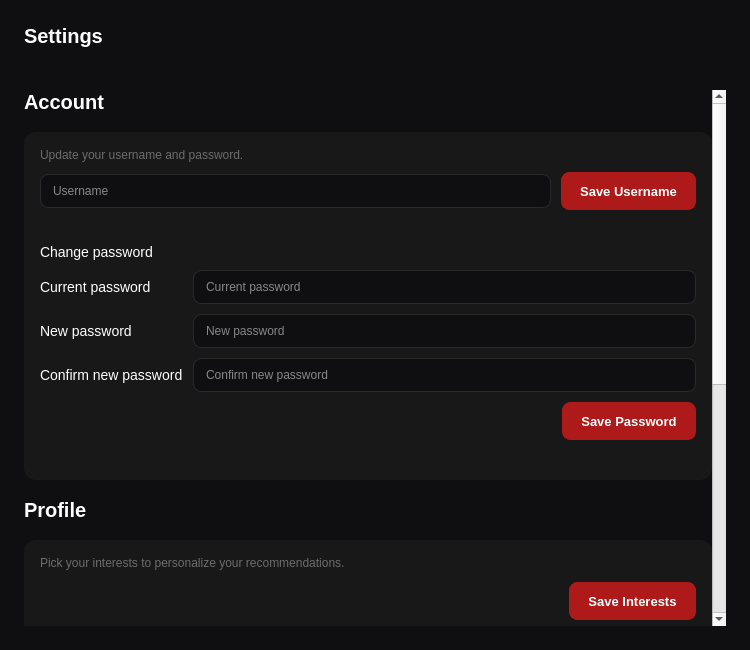
<?xml version="1.0" encoding="UTF-8"?>
<ui version="4.0">
 <class>Settings</class>
 <widget class="QWidget" name="Settings">
  <property name="geometry">
   <rect>
    <x>0</x>
    <y>0</y>
    <width>750</width>
    <height>650</height>
   </rect>
  </property>
  <property name="minimumSize">
   <size>
    <width>750</width>
    <height>650</height>
   </size>
  </property>
  <property name="windowTitle">
   <string>Settings</string>
  </property>
  <property name="styleSheet">
   <string notr="true">#Settings {
    background-color: #0F0F11;
}
QLabel {
    color: #FFFFFF;
    font-size: 14px;
}
QScrollArea {
    background-color: transparent;
}
QWidget#settingsScrollContent,
QWidget#termsScrollContent,
QWidget#privacyScrollContent {
    background-color: transparent;
}
QLabel#settingsTitleLabel,
QLabel#accountSectionLabel,
QLabel#profileSectionLabel,
QLabel#legalSectionLabel,
QLabel#dangerSectionLabel,
QLabel#termsTitleLabel,
QLabel#privacyTitleLabel {
    color: #FFFFFF;
    font-size: 20px;
    font-weight: 700;
}
QLabel#termsContentLabel,
QLabel#privacyContentLabel {
    color: #E6E6E6;
    font-size: 14px;
    line-height: 1.35;
}
QLabel#settingsNoticeLabel,
QLabel#usernameStatusLabel,
QLabel#passwordStatusLabel,
QLabel#interestsStatusLabel,
QLabel#deleteStatusLabel,
QLabel#accountHintLabel,
QLabel#profileHintLabel,
QLabel#dangerHintLabel {
    color: #6C6C6E;
    font-size: 12px;
}
QWidget#accountCard,
QWidget#profileCard,
QWidget#legalCard {
    background-color: #181818;
    border-radius: 12px;
}
QWidget#dangerCard {
    background-color: #2A1212;
    border-radius: 12px;
}
QLineEdit {
    background-color: #0F0F11;
    color: #FFFFFF;
    border: 1px solid #2A2A2A;
    border-radius: 8px;
    padding: 8px 10px;
}
QCheckBox {
    color: #FFFFFF;
    spacing: 8px;
    font-size: 13px;
    font-weight: 500;
    padding: 4px 6px;
    border: 1px solid transparent;
    border-radius: 8px;
}
QCheckBox:checked {
    border-color: #AE1A19;
}
QPushButton#saveUsernameButton,
QPushButton#savePasswordButton,
QPushButton#saveInterestsButton,
QPushButton#deleteAccountButton {
    min-height: 36px;
    padding: 0 18px;
    border-radius: 8px;
    font-size: 13px;
    font-weight: 700;
    color: #FFFFFF;
    background-color: #AE1A19;
    border: 1px solid #AE1A19;
}
QPushButton#saveUsernameButton:hover,
QPushButton#savePasswordButton:hover,
QPushButton#saveInterestsButton:hover,
QPushButton#deleteAccountButton:hover {
    background-color: #951615;
    border-color: #951615;
}
QPushButton#termsViewButton,
QPushButton#privacyViewButton,
QPushButton#termsBackButton,
QPushButton#privacyBackButton {
    min-height: 34px;
    padding: 0 16px;
    border-radius: 8px;
    font-size: 13px;
    font-weight: 600;
    color: #FFFFFF;
    background-color: #0F0F11;
    border: 1px solid #2A2A2A;
}
QPushButton#termsViewButton:hover,
QPushButton#privacyViewButton:hover,
QPushButton#termsBackButton:hover,
QPushButton#privacyBackButton:hover {
    border-color: #6C6C6E;
}
</string>
  </property>
  <layout class="QVBoxLayout" name="rootLayout">
   <property name="leftMargin">
    <number>0</number>
   </property>
   <property name="topMargin">
    <number>0</number>
   </property>
   <property name="rightMargin">
    <number>0</number>
   </property>
   <property name="bottomMargin">
    <number>0</number>
   </property>
   <item>
    <widget class="QStackedWidget" name="settingsStackedWidget">
     <property name="currentIndex">
      <number>0</number>
     </property>
     <widget class="QWidget" name="mainSettingsPage">
      <layout class="QVBoxLayout" name="mainPageLayout">
       <property name="leftMargin">
        <number>24</number>
       </property>
       <property name="topMargin">
        <number>24</number>
       </property>
       <property name="rightMargin">
        <number>24</number>
       </property>
       <property name="bottomMargin">
        <number>24</number>
       </property>
       <property name="spacing">
        <number>14</number>
       </property>
       <item>
        <widget class="QLabel" name="settingsTitleLabel">
         <property name="text">
          <string>Settings</string>
         </property>
        </widget>
       </item>
       <item>
        <widget class="QLabel" name="settingsNoticeLabel">
         <property name="text">
          <string/>
         </property>
        </widget>
       </item>
       <item>
        <widget class="QScrollArea" name="settingsScrollArea">
         <property name="frameShape">
          <enum>QFrame::NoFrame</enum>
         </property>
         <property name="widgetResizable">
          <bool>true</bool>
         </property>
         <widget class="QWidget" name="settingsScrollContent">
          <layout class="QVBoxLayout" name="settingsContentLayout">
           <property name="leftMargin">
            <number>0</number>
           </property>
           <property name="topMargin">
            <number>0</number>
           </property>
           <property name="rightMargin">
            <number>0</number>
           </property>
           <property name="bottomMargin">
            <number>0</number>
           </property>
           <property name="spacing">
            <number>18</number>
           </property>
           <item>
            <widget class="QLabel" name="accountSectionLabel">
             <property name="text">
              <string>Account</string>
             </property>
            </widget>
           </item>
           <item>
            <widget class="QWidget" name="accountCard" native="true">
             <layout class="QVBoxLayout" name="accountCardLayout">
              <property name="leftMargin">
               <number>16</number>
              </property>
              <property name="topMargin">
               <number>16</number>
              </property>
              <property name="rightMargin">
               <number>16</number>
              </property>
              <property name="bottomMargin">
               <number>16</number>
              </property>
              <property name="spacing">
               <number>10</number>
              </property>
              <item>
               <widget class="QLabel" name="accountHintLabel">
                <property name="text">
                 <string>Update your username and password.</string>
                </property>
               </widget>
              </item>
              <item>
               <layout class="QHBoxLayout" name="usernameLayout">
                <item>
                 <widget class="QLineEdit" name="usernameLineEdit">
                  <property name="placeholderText">
                   <string>Username</string>
                  </property>
                 </widget>
                </item>
                <item>
                 <widget class="QPushButton" name="saveUsernameButton">
                  <property name="text">
                   <string>Save Username</string>
                  </property>
                 </widget>
                </item>
               </layout>
              </item>
              <item>
               <widget class="QLabel" name="usernameStatusLabel">
                <property name="text">
                 <string/>
                </property>
               </widget>
              </item>
              <item>
               <widget class="QLabel" name="passwordTitleLabel">
                <property name="text">
                 <string>Change password</string>
                </property>
               </widget>
              </item>
              <item>
               <layout class="QGridLayout" name="passwordGridLayout">
                <item row="0" column="0">
                 <widget class="QLabel" name="currentPasswordLabel">
                  <property name="text">
                   <string>Current password</string>
                  </property>
                 </widget>
                </item>
                <item row="0" column="1">
                 <widget class="QLineEdit" name="currentPasswordLineEdit">
                  <property name="echoMode">
                   <enum>QLineEdit::Password</enum>
                  </property>
                  <property name="placeholderText">
                   <string>Current password</string>
                  </property>
                 </widget>
                </item>
                <item row="1" column="0">
                 <widget class="QLabel" name="newPasswordLabel">
                  <property name="text">
                   <string>New password</string>
                  </property>
                 </widget>
                </item>
                <item row="1" column="1">
                 <widget class="QLineEdit" name="newPasswordLineEdit">
                  <property name="echoMode">
                   <enum>QLineEdit::Password</enum>
                  </property>
                  <property name="placeholderText">
                   <string>New password</string>
                  </property>
                 </widget>
                </item>
                <item row="2" column="0">
                 <widget class="QLabel" name="confirmPasswordLabel">
                  <property name="text">
                   <string>Confirm new password</string>
                  </property>
                 </widget>
                </item>
                <item row="2" column="1">
                 <widget class="QLineEdit" name="confirmPasswordLineEdit">
                  <property name="echoMode">
                   <enum>QLineEdit::Password</enum>
                  </property>
                  <property name="placeholderText">
                   <string>Confirm new password</string>
                  </property>
                 </widget>
                </item>
               </layout>
              </item>
              <item>
               <layout class="QHBoxLayout" name="passwordActionsLayout">
                <item>
                 <spacer name="passwordSpacer">
                  <property name="orientation">
                   <enum>Qt::Horizontal</enum>
                  </property>
                  <property name="sizeHint" stdset="0">
                   <size>
                    <width>40</width>
                    <height>20</height>
                   </size>
                  </property>
                 </spacer>
                </item>
                <item>
                 <widget class="QPushButton" name="savePasswordButton">
                  <property name="text">
                   <string>Save Password</string>
                  </property>
                 </widget>
                </item>
               </layout>
              </item>
              <item>
               <widget class="QLabel" name="passwordStatusLabel">
                <property name="text">
                 <string/>
                </property>
               </widget>
              </item>
             </layout>
            </widget>
           </item>
           <item>
            <widget class="QLabel" name="profileSectionLabel">
             <property name="text">
              <string>Profile</string>
             </property>
            </widget>
           </item>
           <item>
            <widget class="QWidget" name="profileCard" native="true">
             <layout class="QVBoxLayout" name="profileCardLayout">
              <property name="leftMargin">
               <number>16</number>
              </property>
              <property name="topMargin">
               <number>16</number>
              </property>
              <property name="rightMargin">
               <number>16</number>
              </property>
              <property name="bottomMargin">
               <number>16</number>
              </property>
              <property name="spacing">
               <number>12</number>
              </property>
              <item>
               <widget class="QLabel" name="profileHintLabel">
                <property name="text">
                 <string>Pick your interests to personalize your recommendations.</string>
                </property>
               </widget>
              </item>
              <item>
               <layout class="QGridLayout" name="genresGridLayout">
                <property name="horizontalSpacing">
                 <number>12</number>
                </property>
                <property name="verticalSpacing">
                 <number>10</number>
                </property>
               </layout>
              </item>
              <item>
               <layout class="QHBoxLayout" name="interestsActionsLayout">
                <item>
                 <spacer name="interestsSpacer">
                  <property name="orientation">
                   <enum>Qt::Horizontal</enum>
                  </property>
                  <property name="sizeHint" stdset="0">
                   <size>
                    <width>40</width>
                    <height>20</height>
                   </size>
                  </property>
                 </spacer>
                </item>
                <item>
                 <widget class="QPushButton" name="saveInterestsButton">
                  <property name="text">
                   <string>Save Interests</string>
                  </property>
                 </widget>
                </item>
               </layout>
              </item>
              <item>
               <widget class="QLabel" name="interestsStatusLabel">
                <property name="text">
                 <string/>
                </property>
               </widget>
              </item>
             </layout>
            </widget>
           </item>
           <item>
            <widget class="QLabel" name="legalSectionLabel">
             <property name="text">
              <string>Legal</string>
             </property>
            </widget>
           </item>
           <item>
            <widget class="QWidget" name="legalCard" native="true">
             <layout class="QVBoxLayout" name="legalCardLayout">
              <property name="leftMargin">
               <number>16</number>
              </property>
              <property name="topMargin">
               <number>16</number>
              </property>
              <property name="rightMargin">
               <number>16</number>
              </property>
              <property name="bottomMargin">
               <number>16</number>
              </property>
              <property name="spacing">
               <number>12</number>
              </property>
              <item>
               <layout class="QHBoxLayout" name="termsRowLayout">
                <item>
                 <widget class="QLabel" name="termsLabel">
                  <property name="text">
                   <string>Terms and Conditions</string>
                  </property>
                 </widget>
                </item>
                <item>
                 <spacer name="termsSpacer">
                  <property name="orientation">
                   <enum>Qt::Horizontal</enum>
                  </property>
                  <property name="sizeHint" stdset="0">
                   <size>
                    <width>40</width>
                    <height>20</height>
                   </size>
                  </property>
                 </spacer>
                </item>
                <item>
                 <widget class="QPushButton" name="termsViewButton">
                  <property name="text">
                   <string>View &gt;</string>
                  </property>
                 </widget>
                </item>
               </layout>
              </item>
              <item>
               <layout class="QHBoxLayout" name="privacyRowLayout">
                <item>
                 <widget class="QLabel" name="privacyLabel">
                  <property name="text">
                   <string>Privacy Policy</string>
                  </property>
                 </widget>
                </item>
                <item>
                 <spacer name="privacySpacer">
                  <property name="orientation">
                   <enum>Qt::Horizontal</enum>
                  </property>
                  <property name="sizeHint" stdset="0">
                   <size>
                    <width>40</width>
                    <height>20</height>
                   </size>
                  </property>
                 </spacer>
                </item>
                <item>
                 <widget class="QPushButton" name="privacyViewButton">
                  <property name="text">
                   <string>View &gt;</string>
                  </property>
                 </widget>
                </item>
               </layout>
              </item>
             </layout>
            </widget>
           </item>
           <item>
            <widget class="QLabel" name="dangerSectionLabel">
             <property name="text">
              <string>Danger Zone</string>
             </property>
            </widget>
           </item>
           <item>
            <widget class="QWidget" name="dangerCard" native="true">
             <layout class="QVBoxLayout" name="dangerCardLayout">
              <property name="leftMargin">
               <number>16</number>
              </property>
              <property name="topMargin">
               <number>16</number>
              </property>
              <property name="rightMargin">
               <number>16</number>
              </property>
              <property name="bottomMargin">
               <number>16</number>
              </property>
              <property name="spacing">
               <number>12</number>
              </property>
              <item>
               <widget class="QLabel" name="dangerHintLabel">
                <property name="text">
                 <string>Delete your account permanently. This action is irreversible.</string>
                </property>
                <property name="wordWrap">
                 <bool>true</bool>
                </property>
               </widget>
              </item>
              <item>
               <layout class="QHBoxLayout" name="dangerActionLayout">
                <item>
                 <spacer name="dangerSpacer">
                  <property name="orientation">
                   <enum>Qt::Horizontal</enum>
                  </property>
                  <property name="sizeHint" stdset="0">
                   <size>
                    <width>40</width>
                    <height>20</height>
                   </size>
                  </property>
                 </spacer>
                </item>
                <item>
                 <widget class="QPushButton" name="deleteAccountButton">
                  <property name="text">
                   <string>Delete my account</string>
                  </property>
                 </widget>
                </item>
               </layout>
              </item>
              <item>
               <widget class="QLabel" name="deleteStatusLabel">
                <property name="text">
                 <string/>
                </property>
               </widget>
              </item>
             </layout>
            </widget>
           </item>
           <item>
            <spacer name="bottomSpacer">
             <property name="orientation">
              <enum>Qt::Vertical</enum>
             </property>
             <property name="sizeHint" stdset="0">
              <size>
               <width>20</width>
               <height>40</height>
              </size>
             </property>
            </spacer>
           </item>
          </layout>
         </widget>
        </widget>
       </item>
      </layout>
     </widget>
     <widget class="QWidget" name="termsPage">
      <layout class="QVBoxLayout" name="termsPageLayout">
       <property name="leftMargin">
        <number>24</number>
       </property>
       <property name="topMargin">
        <number>24</number>
       </property>
       <property name="rightMargin">
        <number>24</number>
       </property>
       <property name="bottomMargin">
        <number>24</number>
       </property>
       <property name="spacing">
        <number>14</number>
       </property>
       <item>
        <layout class="QHBoxLayout" name="termsHeaderLayout">
         <item>
          <widget class="QPushButton" name="termsBackButton">
           <property name="text">
            <string>&lt; Back to Settings</string>
           </property>
          </widget>
         </item>
         <item>
          <spacer name="termsHeaderSpacer">
           <property name="orientation">
            <enum>Qt::Horizontal</enum>
           </property>
           <property name="sizeHint" stdset="0">
            <size>
             <width>40</width>
             <height>20</height>
            </size>
           </property>
          </spacer>
         </item>
        </layout>
       </item>
       <item>
        <widget class="QLabel" name="termsTitleLabel">
         <property name="text">
          <string>Terms and Conditions</string>
         </property>
        </widget>
       </item>
        <item>
         <widget class="QScrollArea" name="termsScrollArea">
          <property name="frameShape">
           <enum>QFrame::NoFrame</enum>
          </property>
          <property name="widgetResizable">
           <bool>true</bool>
          </property>
          <widget class="QWidget" name="termsScrollContent">
           <layout class="QVBoxLayout" name="termsContentLayout">
            <property name="leftMargin">
             <number>0</number>
            </property>
            <property name="topMargin">
             <number>0</number>
            </property>
            <property name="rightMargin">
             <number>0</number>
            </property>
            <property name="bottomMargin">
             <number>0</number>
            </property>
            <item>
             <widget class="QLabel" name="termsContentLabel">
              <property name="text">
               <string>Last updated May 2026

  Terms and Conditions

  Welcome to our Movie Recommendation System (“we,” “our,” or “the Service”). By accessing or using our platform, you agree to comply with and be bound by the following Terms and Conditions.

  1. Use of the Service

  The Service allows users to select their interests (such as genres, actors, or themes) and receive movie recommendations based on those preferences.

  You agree to use the Service only for lawful purposes and in accordance with these Terms.

  2. User Responsibilities

  By using the Service, you agree that you will:

  Provide accurate inputs where applicable
  Not misuse, disrupt, or attempt to interfere with the system
  Not attempt to reverse-engineer or exploit the recommendation algorithm
  Comply with all applicable laws and regulations

  3. Intellectual Property

  All content, features, and functionality of the Service—including design, text, graphics, and algorithms—are owned by us or our licensors and are protected by applicable intellectual property laws.

  You may not copy, modify, distribute, or reproduce any part of the Service without prior written permission.

  4. Recommendations Disclaimer

  The movie recommendations provided by the Service are generated automatically based on user-selected interests.

  We do not guarantee accuracy, completeness, or relevance of recommendations
  Recommendations are for informational and entertainment purposes only
  We are not responsible for user satisfaction with suggested content

  5. Third-Party Content

  The Service may reference or link to third-party movie databases, platforms, or websites.

  We do not control and are not responsible for:

  The content or availability of third-party services
  Any damages or issues arising from their use

  6. Limitation of Liability

  To the fullest extent permitted by law, we shall not be liable for:

  Any direct, indirect, incidental, or consequential damages
  Loss of data, profits, or use resulting from the Service
  Errors, interruptions, or inaccuracies in recommendations

  Use of the Service is at your own risk.

  7. Termination

  We reserve the right to suspend or terminate access to the Service at any time, without prior notice, if you violate these Terms or misuse the platform.

  8. Changes to the Terms

  We may update these Terms and Conditions from time to time. Continued use of the Service after changes are posted constitutes acceptance of the updated Terms.

  9. Governing Law

  These Terms shall be governed by and interpreted in accordance with applicable laws, without regard to conflict of law principles.

  10. Contact Information

  If you have any questions about these Terms and Conditions, please contact us at:

  Email: certadev@gmail.com</string>
              </property>
              <property name="wordWrap">
               <bool>true</bool>
              </property>
             </widget>
            </item>
           </layout>
          </widget>
         </widget>
        </item>
       </layout>
      </widget>
      <widget class="QWidget" name="privacyPage">
       <layout class="QVBoxLayout" name="privacyPageLayout">
        <property name="leftMargin">
         <number>24</number>
        </property>
        <property name="topMargin">
         <number>24</number>
        </property>
        <property name="rightMargin">
         <number>24</number>
        </property>
        <property name="bottomMargin">
         <number>24</number>
        </property>
        <property name="spacing">
         <number>14</number>
        </property>
        <item>
         <layout class="QHBoxLayout" name="privacyHeaderLayout">
          <item>
           <widget class="QPushButton" name="privacyBackButton">
            <property name="text">
             <string>&lt; Back to Settings</string>
            </property>
           </widget>
          </item>
          <item>
           <spacer name="privacyHeaderSpacer">
            <property name="orientation">
             <enum>Qt::Horizontal</enum>
            </property>
            <property name="sizeHint" stdset="0">
             <size>
              <width>40</width>
              <height>20</height>
             </size>
            </property>
           </spacer>
          </item>
         </layout>
        </item>
        <item>
         <widget class="QLabel" name="privacyTitleLabel">
          <property name="text">
           <string>Privacy Policy</string>
          </property>
         </widget>
        </item>
        <item>
         <widget class="QScrollArea" name="privacyScrollArea">
          <property name="frameShape">
           <enum>QFrame::NoFrame</enum>
          </property>
          <property name="widgetResizable">
           <bool>true</bool>
          </property>
          <widget class="QWidget" name="privacyScrollContent">
           <layout class="QVBoxLayout" name="privacyContentLayout">
            <property name="leftMargin">
             <number>0</number>
            </property>
            <property name="topMargin">
             <number>0</number>
            </property>
            <property name="rightMargin">
             <number>0</number>
            </property>
            <property name="bottomMargin">
             <number>0</number>
            </property>
            <item>
             <widget class="QLabel" name="privacyContentLabel">
              <property name="text">
               <string>Privacy Policy

  1. Information We Collect

  When you use our Service, we may collect the following types of information:

  a) Information You Provide
  Preferences and interests you select (e.g., genres, actors, themes)
  Optional user inputs such as ratings or feedback

  b) Automatically Collected Information
  Device information (browser type, operating system)
  Usage data (pages visited, interactions within the system)
  Cookies and similar tracking technologies

  2. How We Use Your Information

  We use the collected data to:

  Provide personalized movie recommendations based on your selected interests
  Improve the accuracy and performance of our recommendation algorithm
  Analyze usage trends and enhance user experience
  Maintain and secure the platform

  3. Cookies and Tracking Technologies

  We may use cookies to:

  Remember your selected preferences
  Enhance functionality and user experience
  Analyze system performance

  You can disable cookies through your browser settings, but some features of the Service may not function properly.

  4. Data Sharing and Disclosure

  We do not sell, trade, or rent your personal data. We may share information only in the following cases:

  With service providers who help operate the system (under strict confidentiality)
  If required by law or legal processes
  To protect the rights, safety, and integrity of the Service

  5. Data Storage and Security

  We take appropriate technical and organizational measures to protect your data against unauthorized access, loss, or misuse. However, no system is completely secure, and we cannot guarantee absolute security.

  6. Data Retention

  We retain your information only as long as necessary to:

  Provide recommendations
  Improve the Service
  Comply with legal obligations

  You may request deletion of your data at any time.

  7. Your Rights

  Depending on your location, you may have the right to:

  Access your stored data
  Request correction or deletion
  Withdraw consent for data processing
  Object to certain uses of your data

  To exercise these rights, please contact us.

  8. Third-Party Links

  Our Service may contain links to third-party websites or movie databases. We are not responsible for their privacy practices.

  9. Changes to This Policy

  We may update this Privacy Policy from time to time. Any changes will be reflected with an updated date at the top of this page.

  10. Contact Us

  If you have any questions or concerns about this Privacy Policy, you can contact us at:

  Email: certadev@example.com</string>
              </property>
              <property name="wordWrap">
               <bool>true</bool>
              </property>
             </widget>
            </item>
           </layout>
          </widget>
         </widget>
        </item>
       </layout>
      </widget>
     </widget>
    </item>
   </layout>
  </widget>
  <resources/>
  <connections/>
  </ui>
